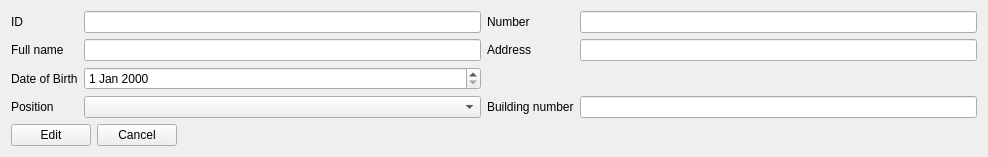
      <widget class="QWidget" name="page_editWorker">
       <layout class="QGridLayout" name="gridLayout_9">
        <item row="1" column="0">
         <widget class="QPushButton" name="editWorker">
          <property name="text">
           <string>Edit</string>
          </property>
         </widget>
        </item>
        <item row="0" column="0" colspan="4">
         <layout class="QGridLayout" name="gridLayout_editWorker">
          <item row="2" column="0">
           <widget class="QLabel" name="lbl_editBirthdayWorker">
            <property name="text">
             <string>Date of Birth</string>
            </property>
           </widget>
          </item>
          <item row="2" column="2">
           <widget class="QDateEdit" name="de_editBirthdayWorker"/>
          </item>
          <item row="1" column="0">
           <widget class="QLabel" name="lbl_editNameWorker">
            <property name="text">
             <string>Full name</string>
            </property>
           </widget>
          </item>
          <item row="3" column="2">
           <widget class="QComboBox" name="box_editPostWorker"/>
          </item>
          <item row="0" column="2">
           <widget class="QLineEdit" name="le_editIDWorker">
            <property name="whatsThis">
             <string>&lt;html&gt;&lt;head/&gt;&lt;body&gt;&lt;p&gt;Ввод только цифр&lt;/p&gt;&lt;/body&gt;&lt;/html&gt;</string>
            </property>
           </widget>
          </item>
          <item row="3" column="0">
           <widget class="QLabel" name="lbl_editPostWorker">
            <property name="text">
             <string>Position</string>
            </property>
           </widget>
          </item>
          <item row="0" column="0">
           <widget class="QLabel" name="lbl_editIDWorker">
            <property name="text">
             <string>ID</string>
            </property>
           </widget>
          </item>
          <item row="1" column="2">
           <widget class="QLineEdit" name="le_editNameWorker">
            <property name="whatsThis">
             <string>&lt;html&gt;&lt;head/&gt;&lt;body&gt;&lt;p&gt;&lt;span style=&quot; color:#000000;&quot;&gt;Ввод только букв латиницы или кириллицы, пробелов и точек&lt;/span&gt;&lt;/p&gt;&lt;/body&gt;&lt;/html&gt;</string>
            </property>
           </widget>
          </item>
          <item row="0" column="3">
           <widget class="QLabel" name="lbl_editTelephoneWorker">
            <property name="text">
             <string>Number</string>
            </property>
           </widget>
          </item>
          <item row="0" column="4">
           <widget class="QLineEdit" name="le_editTelephoneWorker">
            <property name="whatsThis">
             <string>&lt;html&gt;&lt;head/&gt;&lt;body&gt;&lt;p&gt;Ввод только цифр&lt;/p&gt;&lt;/body&gt;&lt;/html&gt;</string>
            </property>
           </widget>
          </item>
          <item row="1" column="3">
           <widget class="QLabel" name="lbl_editAddressWorker">
            <property name="text">
             <string>Address</string>
            </property>
           </widget>
          </item>
          <item row="3" column="3">
           <widget class="QLabel" name="lbl_editCaseNumWorker">
            <property name="text">
             <string>Building number</string>
            </property>
           </widget>
          </item>
          <item row="1" column="4">
           <widget class="QLineEdit" name="le_editAddressWorker">
            <property name="whatsThis">
             <string>&lt;html&gt;&lt;head/&gt;&lt;body&gt;&lt;p&gt;Ввод любой строки&lt;/p&gt;&lt;/body&gt;&lt;/html&gt;</string>
            </property>
           </widget>
          </item>
          <item row="3" column="4">
           <widget class="QLineEdit" name="le_editCaseNumWorker">
            <property name="whatsThis">
             <string>&lt;html&gt;&lt;head/&gt;&lt;body&gt;&lt;p&gt;Ввод только цифр&lt;/p&gt;&lt;/body&gt;&lt;/html&gt;</string>
            </property>
           </widget>
          </item>
         </layout>
        </item>
        <item row="1" column="2">
         <spacer name="horizontalSpacer_12">
          <property name="orientation">
           <enum>Qt::Horizontal</enum>
          </property>
          <property name="sizeHint" stdset="0">
           <size>
            <width>788</width>
            <height>20</height>
           </size>
          </property>
         </spacer>
        </item>
        <item row="1" column="1">
         <widget class="QPushButton" name="cancelEditWorker">
          <property name="text">
           <string>Cancel</string>
          </property>
         </widget>
        </item>
       </layout>
      </widget>
